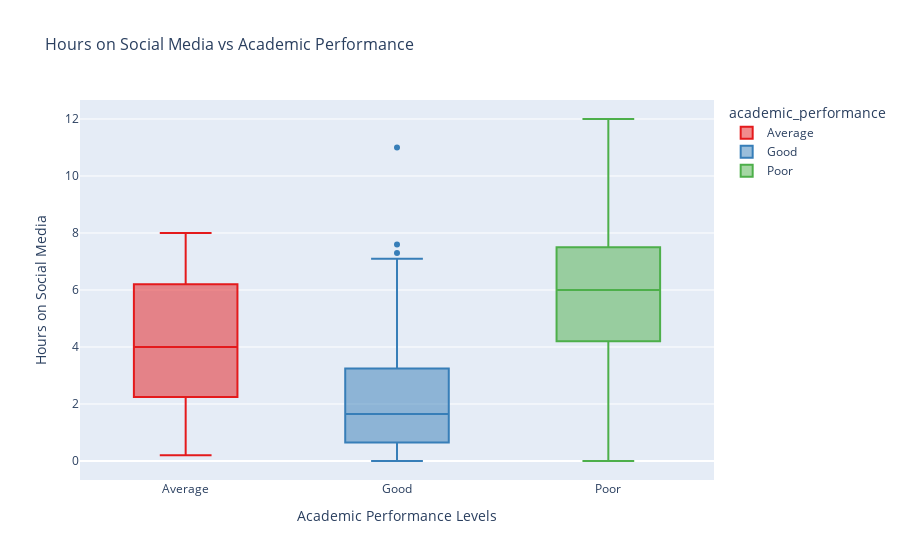

Notebook source saved alongside this figure:
### Markdown cell above
## Bivariate Analysis

### Code cell
#Academic Performance vs Hours on Social Media
fig = px.box(df, x='academic_performance', y='hours_on_social_media', 
              title="Hours on Social Media vs Academic Performance",
              color='academic_performance', 
              color_discrete_sequence=px.colors.qualitative.Set1)

fig.update_layout(xaxis_title="Academic Performance Levels",
                  yaxis_title="Hours on Social Media", 
                  title_font=dict(size=16),
                  xaxis_title_font=dict(size=14),
                  yaxis_title_font=dict(size=14))

# Show the figure
fig.show()

### Figure 1 — Plotly figure (JSON) as saved in the notebook; plotly's stock layout.template omitted (floating-point values rounded to 4 significant figures)
{"data": [{"alignmentgroup": "True", "hovertemplate": "academic_performance=%{x}<br>hours_on_social_media=%{y}<extra></extra>", "legendgroup": "Average", "marker": {"color": "rgb(228,26,28)"}, "name": "Average", "notched": false, "offsetgroup": "Average", "orientation": "v", "showlegend": true, "type": "box", "x": ["Average", "Average", "Average", "Average", "Average", "Average", "Average", "Average", "Average", "Average", "Average", "Average", "Average", "Average", "Average", "Average", "Average", "Average", "Average", "Average", "Average", "Average", "Average", "Average", "Average", "Average", "Average", "Average", "Average", "Average", "Average", "Average", "Average", "Average", "Average", "Average", "Average", "Average", "Average", "Average", "Average", "Average", "Average", "Average", "Average", "Average", "Average", "Average", "Average", "Average", "Average", "Average", "Average", "Average", "Average", "Average", "Average", "Average", "Average", "Average", "Average", "Average", "Average", "Average", "Average", "Average", "Average", "Average", "Average", "Average", "Average", "Average", "Average", "Average", "Average", "Average", "Average", "Average", "Average", "Average", "Average", "Average", "Average", "Average", "Average", "Average", "Average", "Average", "Average", "Average", "Average", "Average", "Average", "Average", "Average", "Average", "Average", "Average", "Average", "Average", "Average", "Average", "Average", "Average", "Average"], "x0": " ", "xaxis": "x", "y": [7.2, 7.1, 6.7, 5.7, 2.9, 0.6, 3.3, 7.5, 5.3, 0.4, 4.2, 7.5, 4.7, 7.6, 7.1, 3.9, 6.2, 3, 5.5, 8, 2.3, 3.5, 2.7, 2.4, 4.5, 6.7, 4.7, 6.3, 4, 4.7, 7.9, 6.4, 4.9, 5.7, 2.6, 7.2, 3.6, 1.5, 3.7, 0.3, 6.6, 6, 4, 4.9, 6.7, 1.8, 1.9, 6.9, 4.5, 7.3, 2.9, 4.8, 2.6, 3, 6.7, 1.2, 2.7, 3.6, 2.1, 4.6, 1.7, 5.4, 1.3, 3.8, 1.5, 4.1, 2, 4, 1.4, 5.7, 1.5, 3.1, 3.6, 7, 5.7, 4.4, 5.7, 1.9, 0.2, 6.2, 4.5, 4.5, 0.2, 7, 7.7, 7.7, 0.4, 6.4, 1.9, 7.8, 4.1, 7.4, 3, 3, 1, 3, 3, 4, 2, 1.5, 2, 2, 2, 2, 4], "y0": " ", "yaxis": "y"}, {"alignmentgroup": "True", "hovertemplate": "academic_performance=%{x}<br>hours_on_social_media=%{y}<extra></extra>", "legendgroup": "Good", "marker": {"color": "rgb(55,126,184)"}, "name": "Good", "notched": false, "offsetgroup": "Good", "orientation": "v", "showlegend": true, "type": "box", "x": ["Good", "Good", "Good", "Good", "Good", "Good", "Good", "Good", "Good", "Good", "Good", "Good", "Good", "Good", "Good", "Good", "Good", "Good", "Good", "Good", "Good", "Good", "Good", "Good", "Good", "Good", "Good", "Good", "Good", "Good", "Good", "Good", "Good", "Good", "Good", "Good", "Good", "Good", "Good", "Good", "Good", "Good", "Good", "Good", "Good", "Good", "Good", "Good", "Good", "Good", "Good", "Good", "Good", "Good", "Good", "Good", "Good", "Good", "Good", "Good", "Good", "Good", "Good", "Good", "Good", "Good", "Good", "Good", "Good", "Good", "Good", "Good"], "x0": " ", "xaxis": "x", "y": [0, 0.9, 0.6, 0.3, 0.6, 0.5, 1.7, 1.6, 0.8, 1.5, 2.5, 5.1, 1.8, 0.2, 0.9, 2.6, 5.5, 3.9, 2, 7.3, 0.7, 7.1, 7.6, 5.9, 2, 1.6, 0, 0, 2.8, 0, 0.3, 3.8, 2.2, 2.3, 6.8, 0, 3, 0.2, 2.8, 1.1, 2.8, 2.8, 1.3, 1.5, 3.9, 2.9, 0.4, 0.6, 0.3, 2, 0.3, 3.5, 5.3, 1.1, 6.8, 1.5, 4.7, 0.7, 3.7, 0.1, 0, 1.2, 7.1, 1.4, 6.2, 1.4, 11, 3, 3, 3, 1, 1], "y0": " ", "yaxis": "y"}, {"alignmentgroup": "True", "hovertemplate": "academic_performance=%{x}<br>hours_on_social_media=%{y}<extra></extra>", "legendgroup": "Poor", "marker": {"color": "rgb(77,175,74)"}, "name": "Poor", "notched": false, "offsetgroup": "Poor", "orientation": "v", "showlegend": true, "type": "box", "x": ["Poor", "Poor", "Poor", "Poor", "Poor", "Poor", "Poor", "Poor", "Poor", "Poor", "Poor", "Poor", "Poor", "Poor", "Poor", "Poor", "Poor", "Poor", "Poor", "Poor", "Poor", "Poor", "Poor", "Poor", "Poor", "Poor", "Poor", "Poor", "Poor", "Poor", "Poor", "Poor", "Poor", "Poor", "Poor", "Poor", "Poor", "Poor", "Poor", "Poor", "Poor", "Poor"], "x0": " ", "xaxis": "x", "y": [7.7, 7.1, 3.1, 6.5, 6, 4.2, 3.8, 6.4, 6, 3.4, 7.8, 6.2, 7.5, 5.3, 6.6, 11, 6.6, 6.3, 3.6, 5.3, 4.1, 7.7, 7.9, 10, 7.2, 3.5, 5.7, 0, 5, 6.5, 0, 4.8, 7.6, 4.6, 4.3, 3.5, 5.8, 7.6, 7.7, 5.7, 12, 3], "y0": " ", "yaxis": "y"}], "layout": {"boxmode": "overlay", "legend": {"title": {"text": "academic_performance"}, "tracegroupgap": 0}, "title": {"font": {"size": 16}, "text": "Hours on Social Media vs Academic Performance"}, "xaxis": {"anchor": "y", "categoryarray": ["Average", "Good", "Poor"], "categoryorder": "array", "domain": [0, 1], "title": {"font": {"size": 14}, "text": "Academic Performance Levels"}}, "yaxis": {"anchor": "x", "domain": [0, 1], "title": {"font": {"size": 14}, "text": "Hours on Social Media"}}}}
